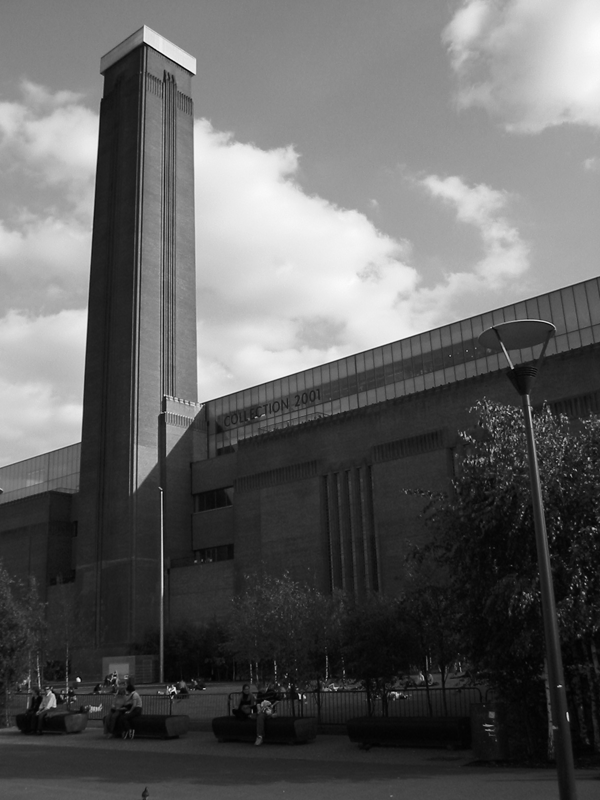
#> input picture Week 4/Notebooks/Hough Transform, Deskriptoren, SIFT/Images/LondonSmall.png, 600 x 800 px, found by its file name
$ jupyter execute ex-canny_edge_detector.ipynb
#> lines starting #> are read from the running program, lines starting #| are printed output that depends on the picture
# CVAI Exercise: Canny Edge Detector

##  Canny Edge Detector

Edges in an image can be detected using the Canny edge detector. John F. Canny, an Australian computer scientist, invented this method in 1986. The method implements edge detection as solution of an optimization problem and consists of three steps:

- computation of the edges' strength using a differential operator
- finding local maxima of strength perpendicular to edge direction
- connecting edge pixels using hysteresis thresholding with 2 threshold values

## Libraries

[cell 1]
import numpy as np
import matplotlib.pyplot as pl
import cv2 as cv

path = '/exchange/cvai/images/'

## Image

[cell 2]
image  = cv.cvtColor (cv.imread (path + 'LondonSmall.png'), cv.COLOR_BGR2GRAY)
#> image: shape (800, 600); min 0, max 253, mean 97.2
print (image.shape, np.min (image), np.max (image))
#| (800, 600) 0 253
pl.imshow (image, cmap = 'gray')

## Exercise 1: Edge Detection

- Detect the edges in the image above using the canny edge detector in OpenCV.
- How does the result depend on the choice of the parameters?

[cell 3]
canny = cv.Canny(image, 50, 50)
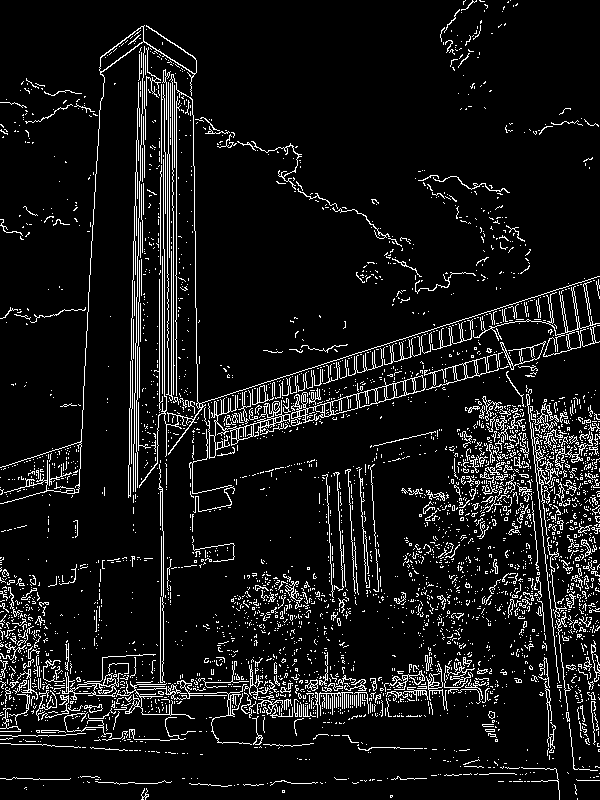
#> canny: shape (800, 600); 8.3% white in thin lines or dots

pl.imshow (0xFF - canny, cmap = 'gray')
# pl.imshow (canny, cmap = 'gray')
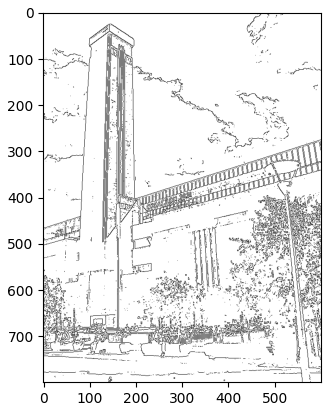
#> figure drawn by matplotlib, 1 panel

[cell 4]
assert canny is not None

## Exercise 2:  Canny Filter for Different Resolutions

The `Canny` filter implemented in OpenCV has only a few parameters, particularly it is impossible to apply it to different resolutions directly. As workaround we compute the edges in advance and submit them to the canny operator:

- Blur the image
- Compute the edges of the blurred image
- Compute the Canny operator directly on the edges

### Blur the image

using `GaussianBlur`

[cell 5]
blurred = cv.blur(image,(3,3))


pl.figure (figsize = (12, 8))

pl.subplot (1, 2, 1)
pl.title ('original')
pl.imshow (image, cmap = 'gray')

pl.subplot (1, 2, 2)
pl.title ('blurred')
pl.imshow (blurred, cmap = 'gray')
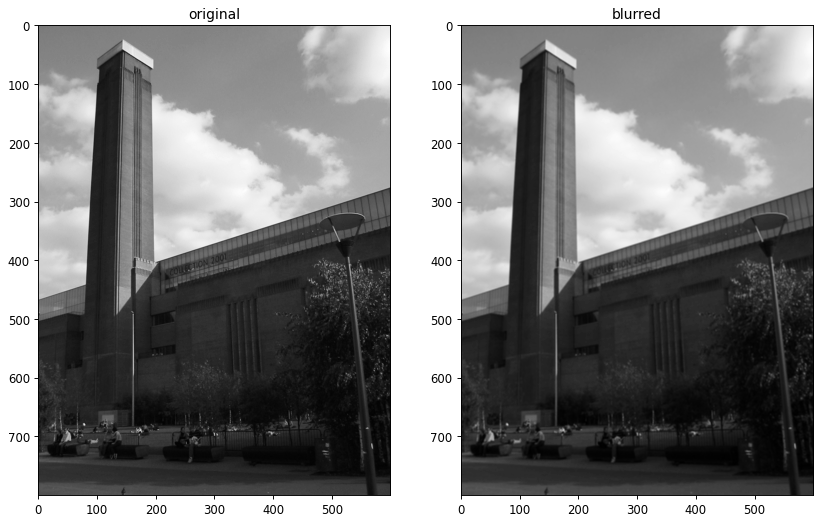
#> figure drawn by matplotlib, 2 panels

[cell 6]
assert blurred is not None

### Compute the edges

- The first partial derivatives of the image, $\text{dx}$ and $\text{dy}$, can be computed using the `Sobel` operator.
- Compute the strength of the edges: $\text{edge}=\sqrt{\text{dx}^2 + \text{dy}^2}$.
- Display the results of the derivatives and the strength of the edges in an adequate form.

[cell 7]
dx = cv.Sobel(image, cv.CV_64F, 2, 0, ksize=3)
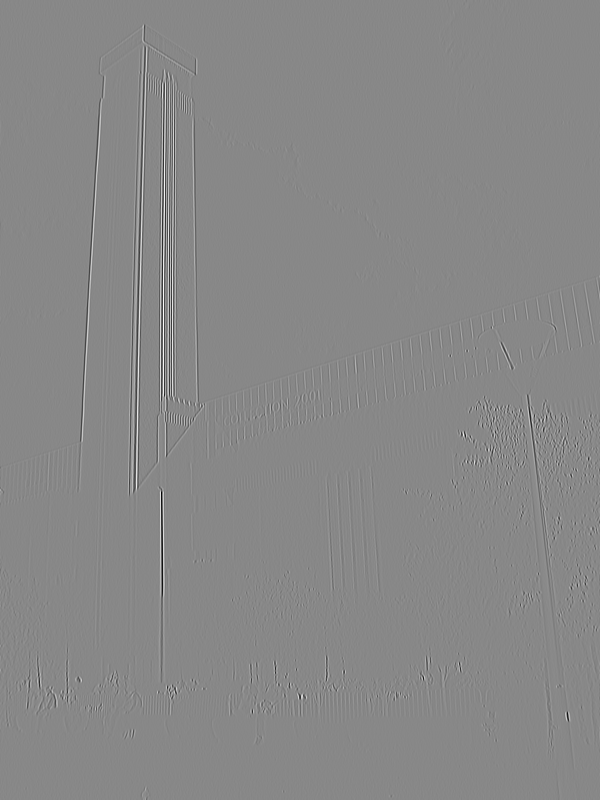
#> dx: shape (800, 600) float64; min -955, max 835, mean 0; drawn with min black and max white
dy = cv.Sobel(image, cv.CV_64F, 0, 2, ksize=3)

pl.figure (figsize = (12, 8))

pl.subplot (1, 2, 1)
pl.title ('Sobel, x')
pl.imshow (255 - np.abs (dx), cmap = 'gray')

pl.subplot (1, 2, 2)
pl.title ('Sobel, y')
pl.imshow (255 - np.abs (dy), cmap = 'gray')
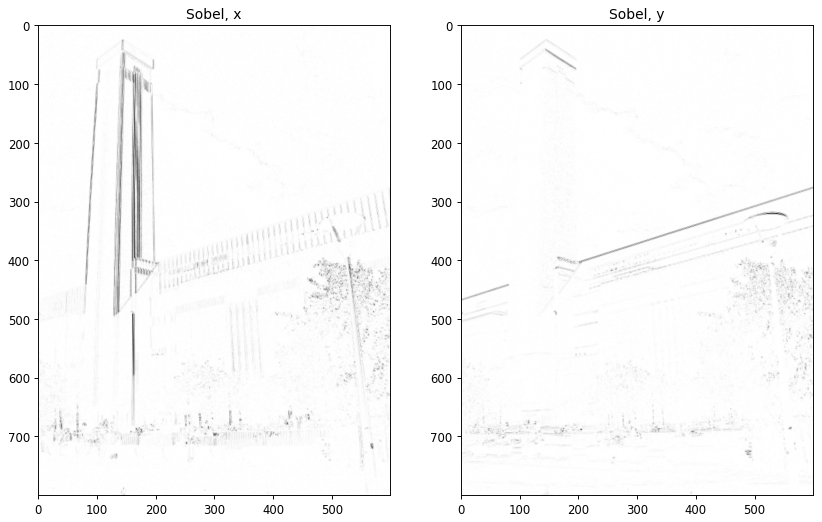
#> figure drawn by matplotlib, 2 panels

[cell 8]
assert dx is not None
assert dy is not None

[cell 9]
edge = np.sqrt(dx**2 + dy**2)
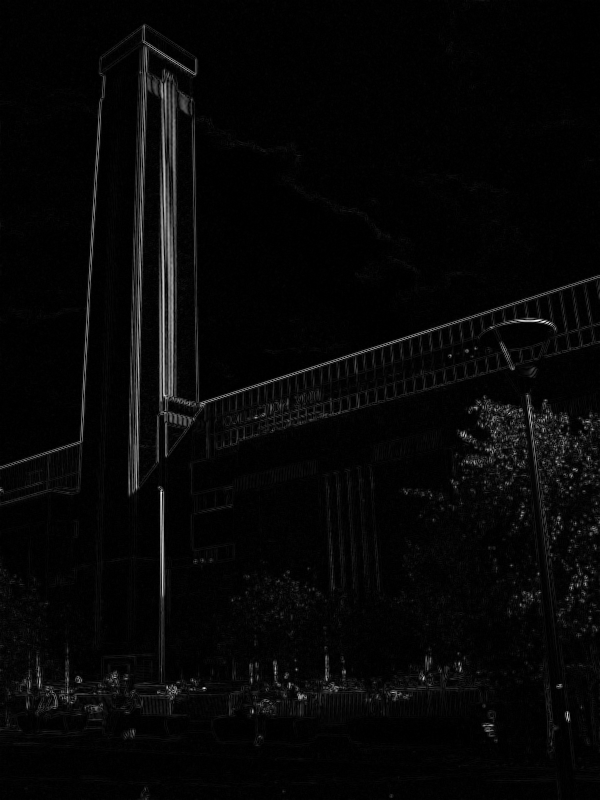
#> edge: shape (800, 600) float64; min 0, max 1032.1, mean 28.6; drawn with min black and max white

pl.figure (figsize = (18, 8))

pl.subplot (1, 3, 1)
pl.title ('Sobel, x')
pl.imshow (255 - np.abs (dx), cmap = 'gray')

pl.subplot (1, 3, 2)
pl.title ('Sobel, y')
pl.imshow (255 - np.abs (dy), cmap = 'gray')

pl.subplot (1, 3, 3)
pl.title ('edge strength')
pl.imshow (255 - edge / np.max (edge), cmap = 'gray')
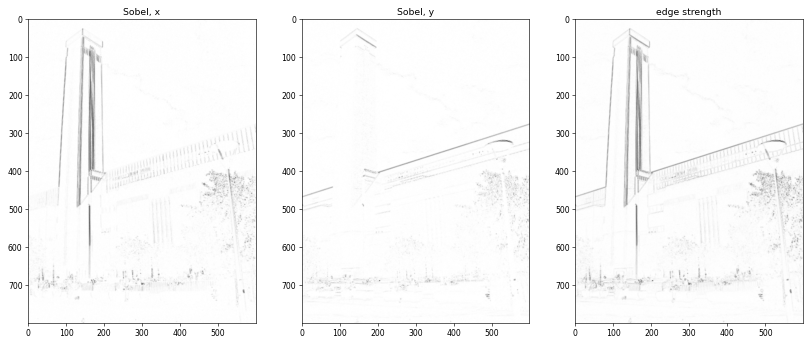
#> figure drawn by matplotlib, 3 panels

[cell 10]
assert edge is not None

### Compute Canny again

- Apply the Canny operator to the edges (partial derivatives in x and y direction).
- Hint: The arguments have to be 16 bit signed integers.
- How are the edges affected by the $\sigma$ of the Gaussian blur?

[cell 11]
edge = (edge / np.max(edge) * 255).astype(np.uint8)  # Normalize to 8-bit

canny2 = cv.Canny(edge, 50, 50)
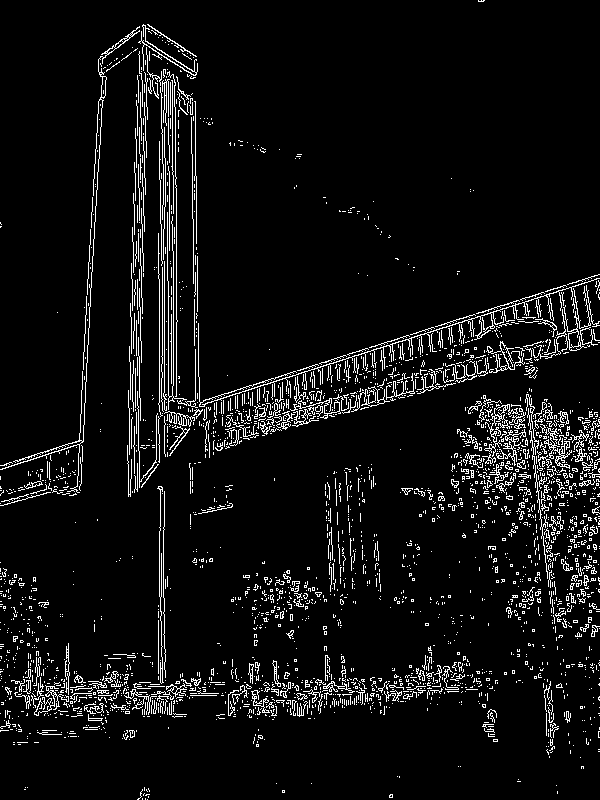
#> canny2: shape (800, 600); 6.3% white in thin lines or dots

pl.figure (figsize = (12, 8))

pl.subplot (1, 2, 1)
pl.title('canny')
pl.imshow (255 - canny, cmap = 'gray')

pl.subplot (1, 2, 2)
pl.title('canny (precomputed edges)')
pl.imshow (255 - canny2, cmap = 'gray')
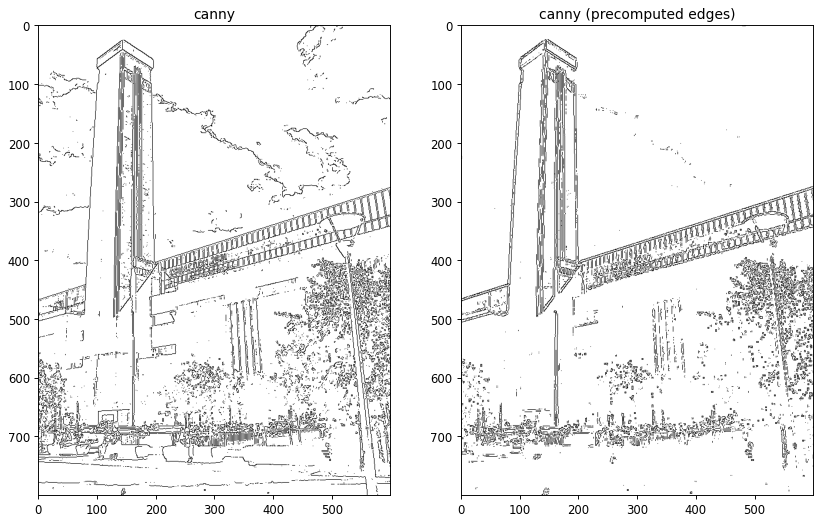
#> figure drawn by matplotlib, 2 panels
